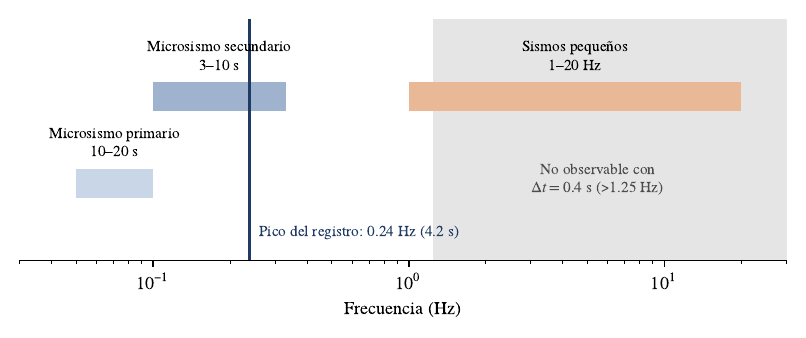

Source code (Python):
import matplotlib; matplotlib.use("Agg"); import matplotlib.pyplot as plt
from matplotlib.patches import Rectangle
plt.rcParams.update({"font.family":"serif","font.serif":["TeX Gyre Termes","Liberation Serif"],"mathtext.fontset":"stix","font.size":10})
fig,ax=plt.subplots(figsize=(6.2,2.6)); ax.set_xscale("log"); ax.set_xlim(0.03,30); ax.set_ylim(0,5)
ax.axvspan(1.25,30,color="0.9",zorder=0)
def band(a,b,y,c,t):
    ax.add_patch(Rectangle((a,y-0.3),b-a,0.6,fc=c,ec="none")); ax.text((a*b)**0.5,y+0.45,t,ha="center",va="bottom",fontsize=8.5)
band(0.05,0.1,1.6,"#c9d6e8","Microsismo primario\n10–20 s")
band(0.1,0.33,3.4,"#9fb3cf","Microsismo secundario\n3–10 s")
band(1,20,3.4,"#e9b896","Sismos pequeños\n1–20 Hz")
ax.axvline(0.238,c="#1f3b63",lw=1.6); ax.text(0.26,0.5,"Pico del registro: 0.24 Hz (4.2 s)",color="#1f3b63",fontsize=8.5)
ax.text(5.5,1.4,"No observable con\n$\\Delta t=0.4$ s (>1.25 Hz)",ha="center",fontsize=8.5,color="0.3")
ax.set_yticks([]); ax.set_xlabel("Frecuencia (Hz)")
for s in ["top","right","left"]: ax.spines[s].set_visible(False)
fig.tight_layout(); fig.savefig("bandas.pdf")
